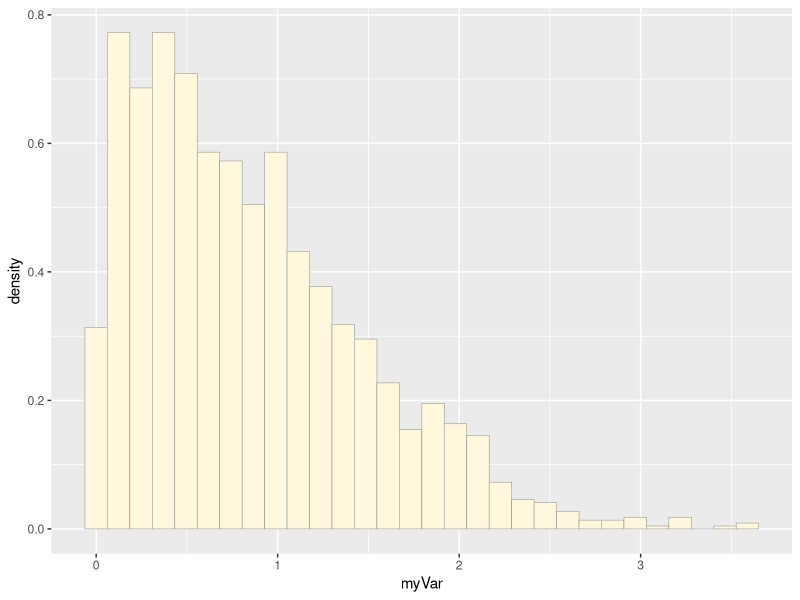
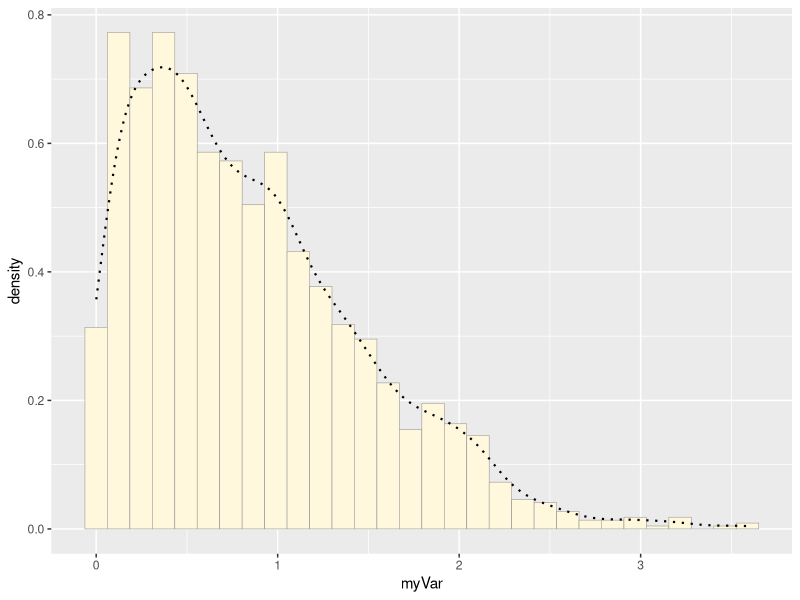
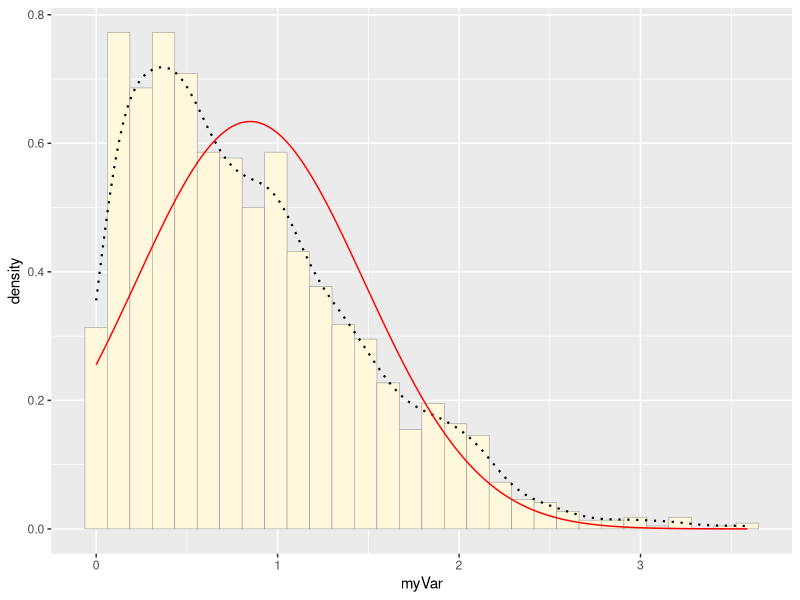
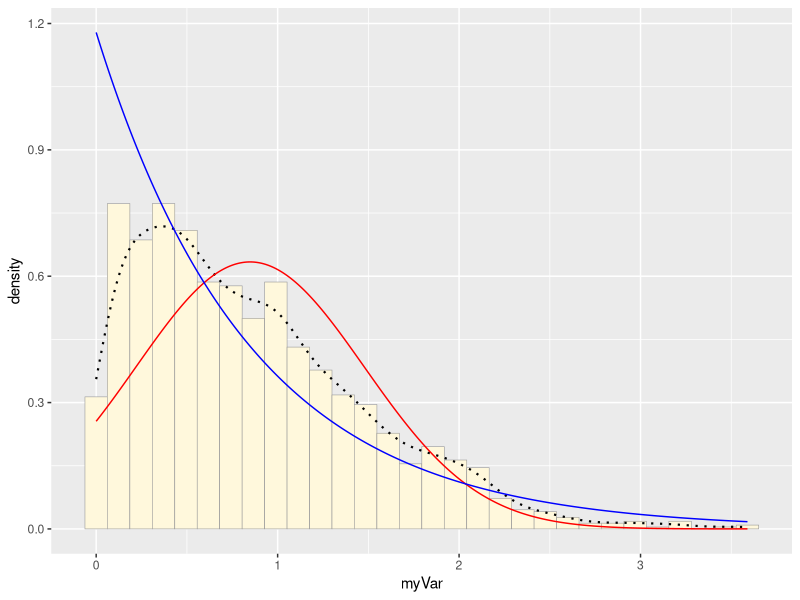
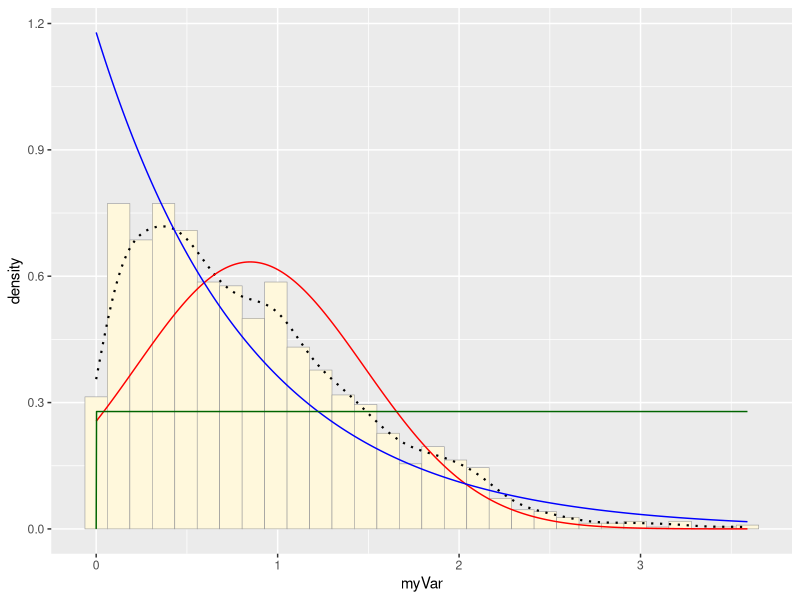
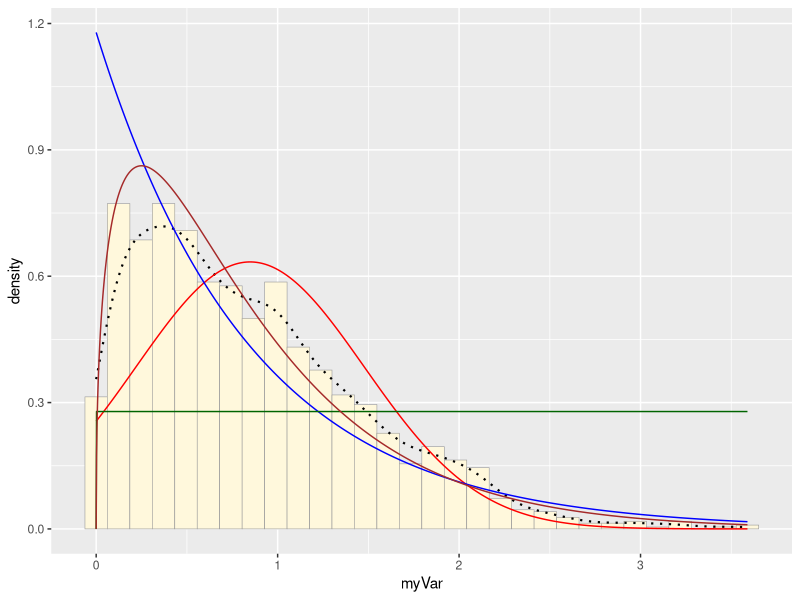
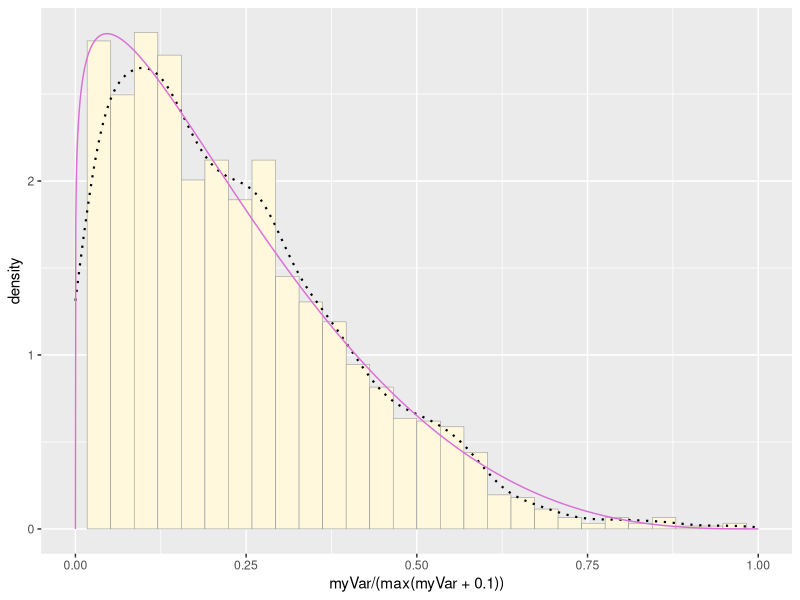

Generate these figures, in order, with R:
## ---- chunk 1
library(ggplot2) # for graphics
library(MASS) # for maximum likelihood estimation
## ---- chunk 2
# quick and dirty, a truncated normal distribution to work on the solution set

z <- rnorm(n=3000,mean=0.2)
z <- data.frame(1:3000,z)
names(z) <- list("ID","myVar")
z <- z[z$myVar>0,]
str(z)
summary(z$myVar)
## ---- chunk 3
p1 <- ggplot(data=z, aes(x=myVar, y=..density..)) +
  geom_histogram(color="grey60",fill="cornsilk",size=0.2) 
print(p1)
## ---- chunk 4
p1 <-  p1 +  geom_density(linetype="dotted",size=0.75)
print(p1)
## ---- chunk 5
normPars <- fitdistr(z$myVar,"normal")
print(normPars)
str(normPars)
normPars$estimate["mean"] # note structure of getting a named attribute
## ---- chunk 6
meanML <- normPars$estimate["mean"]
sdML <- normPars$estimate["sd"]

xval <- seq(0,max(z$myVar),len=length(z$myVar))

 stat <- stat_function(aes(x = xval, y = ..y..), fun = dnorm, colour="red", n = length(z$myVar), args = list(mean = meanML, sd = sdML))
 p1 + stat
## ---- chunk 7
expoPars <- fitdistr(z$myVar,"exponential")
rateML <- expoPars$estimate["rate"]

stat2 <- stat_function(aes(x = xval, y = ..y..), fun = dexp, colour="blue", n = length(z$myVar), args = list(rate=rateML))
 p1 + stat + stat2
## ---- chunk 8
stat3 <- stat_function(aes(x = xval, y = ..y..), fun = dunif, colour="darkgreen", n = length(z$myVar), args = list(min=min(z$myVar), max=max(z$myVar)))
 p1 + stat + stat2 + stat3
## ---- chunk 9
gammaPars <- fitdistr(z$myVar,"gamma")
shapeML <- gammaPars$estimate["shape"]
rateML <- gammaPars$estimate["rate"]

stat4 <- stat_function(aes(x = xval, y = ..y..), fun = dgamma, colour="brown", n = length(z$myVar), args = list(shape=shapeML, rate=rateML))
 p1 + stat + stat2 + stat3 + stat4
## ---- chunk 10
pSpecial <- ggplot(data=z, aes(x=myVar/(max(myVar + 0.1)), y=..density..)) +
  geom_histogram(color="grey60",fill="cornsilk",size=0.2) + 
  xlim(c(0,1)) +
  geom_density(size=0.75,linetype="dotted")

betaPars <- fitdistr(x=z$myVar/max(z$myVar + 0.1),start=list(shape1=1,shape2=2),"beta")
shape1ML <- betaPars$estimate["shape1"]
shape2ML <- betaPars$estimate["shape2"]

statSpecial <- stat_function(aes(x = xval, y = ..y..), fun = dbeta, colour="orchid", n = length(z$myVar), args = list(shape1=shape1ML,shape2=shape2ML))
pSpecial + statSpecial
